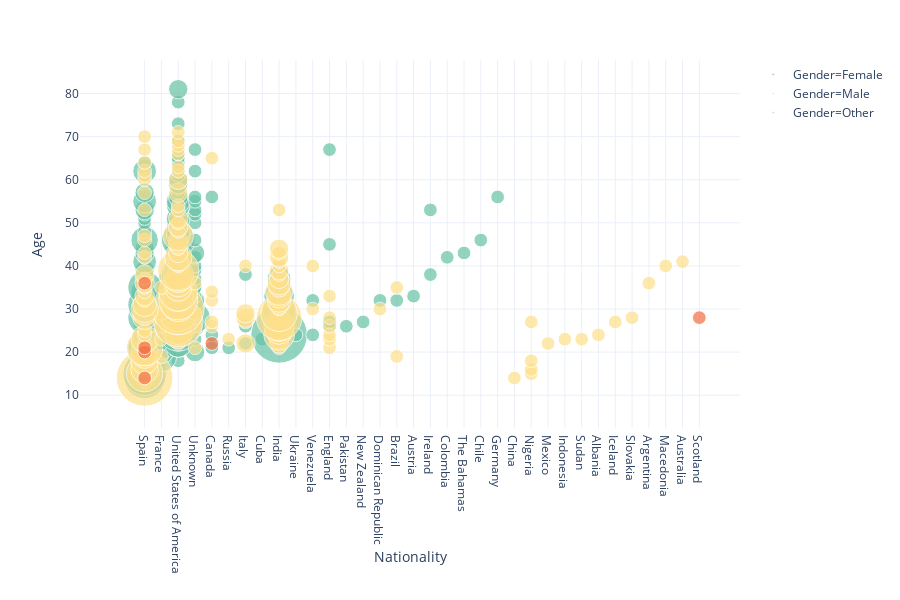

Notebook code for this chart:
### Markdown cell above
## Distribution of age based on nationality and gender

### Code cell
def distribution_nationality_by_gender_and_age(dataframe):
    temp_dataframe = dataframe.copy()
    newDataframe = pd.DataFrame(temp_dataframe.groupby(['Age', 'Gender'])['Nationality'].value_counts(dropna=True, sort=True).reset_index(name='counts'))
    if get_data_replacements(str('Gender')):
        newDataframe['Gender'] = newDataframe['Gender'].apply(get_data_replacements(str('Gender')).get)
    if get_data_replacements(str('Nationality')):
        newDataframe['Nationality'] = newDataframe['Nationality'].apply(get_data_replacements(str('Nationality')).get)
    iplot(px.scatter(newDataframe, x="Nationality", y="Age", size="counts", color="Gender", 
           hover_name="Nationality", log_x=False, size_max=40, color_discrete_sequence=colors_gender, template="plotly_white"))
    
distribution_nationality_by_gender_and_age(data_complete_en)

### Figure 1 — Plotly figure (JSON) as saved in the notebook; plotly's stock layout.template omitted (floating-point values rounded to 4 significant figures; data arrays with more than 128 entries replaced by an {"elided": "..."} marker saying what was removed)
{"data": [{"hovertemplate": "<b>%{hovertext}</b><br><br>Gender=Female<br>Nationality=%{x}<br>Age=%{y}<br>counts=%{marker.size}<extra></extra>", "hovertext": {"elided": "160 str values"}, "legendgroup": "Gender=Female", "marker": {"color": "rgb(102,194,165)", "size": {"elided": "160 int values"}, "sizemode": "area", "sizeref": 0.01063, "symbol": "circle"}, "mode": "markers", "name": "Gender=Female", "showlegend": true, "type": "scatter", "uid": "502d8d73-0dea-4c7b-9cb7-b6897194fedc", "x": {"elided": "160 str values"}, "xaxis": "x", "y": {"elided": "160 int values"}, "yaxis": "y"}, {"hovertemplate": "<b>%{hovertext}</b><br><br>Gender=Male<br>Nationality=%{x}<br>Age=%{y}<br>counts=%{marker.size}<extra></extra>", "hovertext": {"elided": "148 str values"}, "legendgroup": "Gender=Male", "marker": {"color": "rgb(254,224,139)", "size": {"elided": "148 int values"}, "sizemode": "area", "sizeref": 0.01063, "symbol": "circle"}, "mode": "markers", "name": "Gender=Male", "showlegend": true, "type": "scatter", "uid": "9f936735-067f-4b09-9db6-d8b3a0cf1fab", "x": {"elided": "148 str values"}, "xaxis": "x", "y": {"elided": "148 int values"}, "yaxis": "y"}, {"hovertemplate": "<b>%{hovertext}</b><br><br>Gender=Other<br>Nationality=%{x}<br>Age=%{y}<br>counts=%{marker.size}<extra></extra>", "hovertext": ["Spain", "Spain", "Spain", "Canada", "Scotland", "Spain"], "legendgroup": "Gender=Other", "marker": {"color": "rgb(244,109,67)", "size": [1, 1, 1, 1, 1, 1], "sizemode": "area", "sizeref": 0.01063, "symbol": "circle"}, "mode": "markers", "name": "Gender=Other", "showlegend": true, "type": "scatter", "uid": "8035e81a-3d74-41a3-9cec-2a3f0a7ae705", "x": ["Spain", "Spain", "Spain", "Canada", "Scotland", "Spain"], "xaxis": "x", "y": [14, 20, 21, 22, 28, 36], "yaxis": "y"}], "layout": {"grid": {"xaxes": ["x"], "xgap": 0.1, "xside": "bottom", "yaxes": ["y"], "ygap": 0.1, "yside": "left"}, "height": 600, "legend": {"tracegroupgap": 0}, "margin": {"t": 60}, "xaxis": {"title": {"text": "Nationality"}}, "yaxis": {"title": {"text": "Age"}}}}
